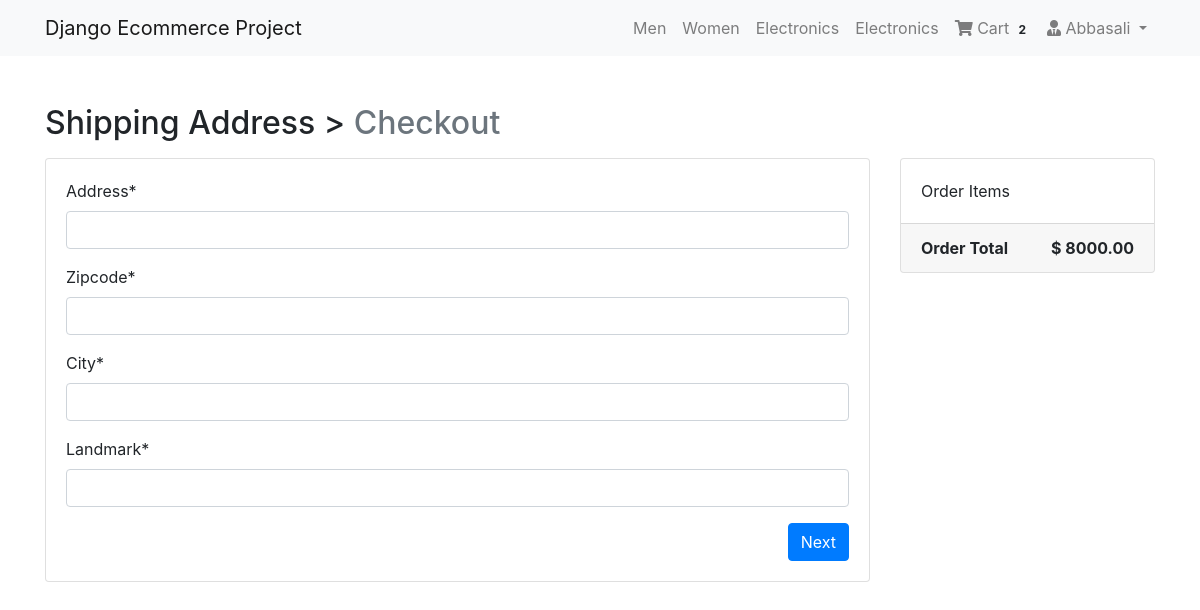
/checkout/ (signed in), run on an earlier commit of the app's database.
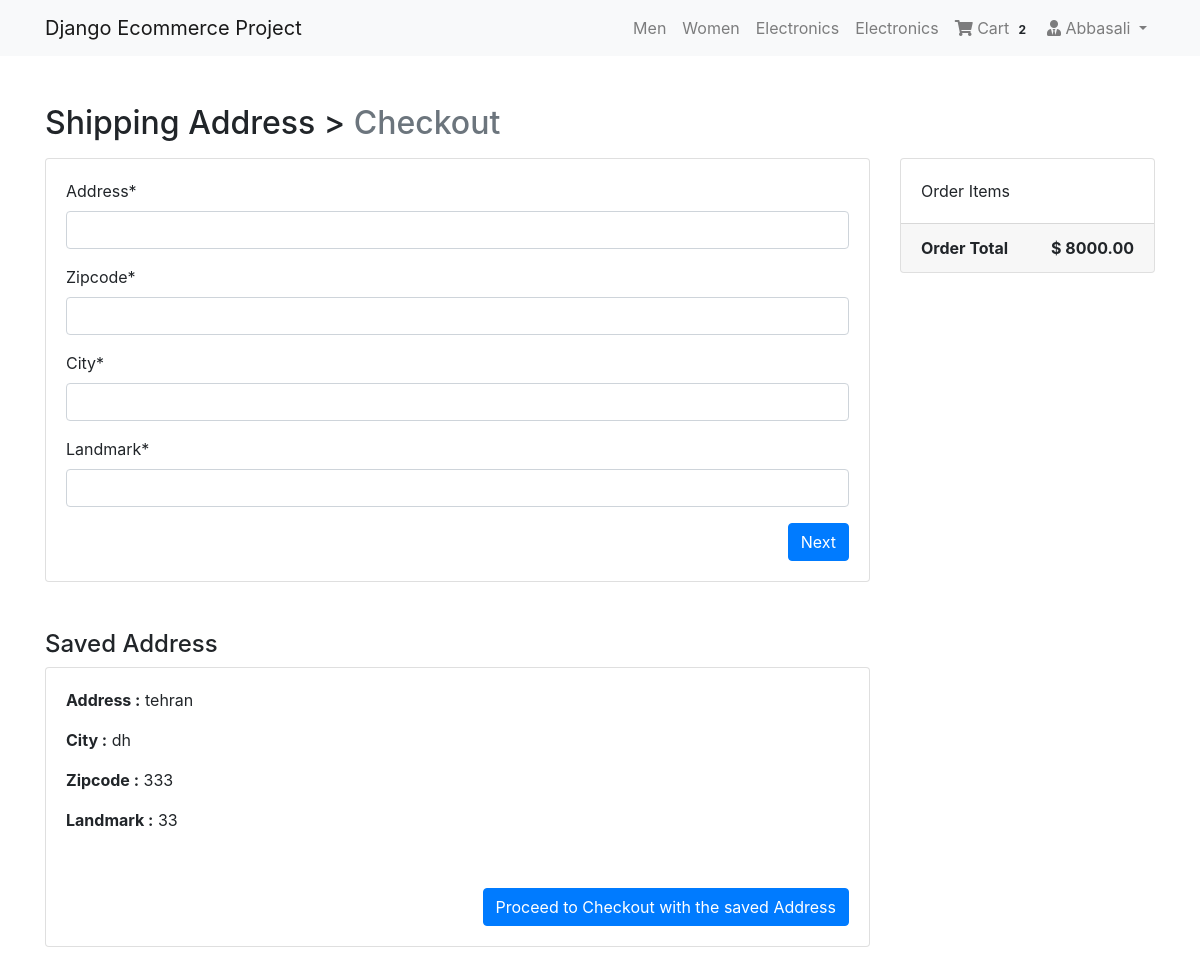
And on a later commit of the database.
### cart/models.py (models this page shows, shortened)
class Order(models.Model):
    orderitems  = models.ManyToManyField(Cart)
    user = models.ForeignKey(User, on_delete=models.CASCADE)
    ordered = models.BooleanField(default=False)
    created = models.DateTimeField(auto_now_add=True)
    def get_totals(self):
        total = 0
        for order_item in self.orderitems.all():
            total += order_item.get_total()
        return total

### checkout/models.py (models this page shows, shortened)
class BillingAddress(models.Model):
	user = models.ForeignKey(User, on_delete=models.CASCADE)
	address = models.CharField(max_length=100)
	zipcode = models.CharField(max_length=50)
	city = models.CharField(max_length=30)
	landmark = models.CharField(max_length=20)
	class Meta:
		verbose_name_plural = "Billing Addresses"

### checkout/views.py (the view, shortened to what this page needs)
# urls.py: path('checkout/', checkout, name="index"),
def checkout(request):
	form = BillingForm
	order_qs = Order.objects.filter(user= request.user, ordered=False)
	order_items = order_qs[0].orderitems.all()
	order_total = order_qs[0].get_totals()
	context = {"form": form, "order_items": order_items, "order_total": order_total}
	saved_address = BillingAddress.objects.filter(user = request.user)
	if saved_address.exists():
		savedAddress = saved_address.first()
		context = {"form": form, "order_items": order_items, "order_total": order_total, "savedAddress": savedAddress}
	return render(request, 'checkout/index.html', context)

### cart/models.py (called while the page is built)
    def get_total(self):
        total = self.item.price * self.quantity
        floattotal = float("{0:.2f}".format(total))
        return floattotal

### cart/templatetags/cart_tag.py (called while the page is built)
@register.filter
def cart_total(user):
    order = Order.objects.filter(user=user, ordered=False)
    if order.exists():
    	return order[0].orderitems.count()
    else:
    	return 0

### checkout/templates/checkout/index.html
{% extends 'products/base.html' %}
{% load crispy_forms_tags %}
{% block content %}
    <div class="container mt-5">
      <h2 class="mb-3">
        Shipping Address > <span class="text-muted">Checkout</span>
      </h2>
      <div class="row">
        <div class="col-md-9">
          <div class="card mb-5" style="height: auto">
            <div class="card-body">
              <form method="POST">
                {% csrf_token %} {{ form | crispy}}
                <button type="submit" class="btn btn-primary float-right">
                  Next
                </button>
              </form>
            </div>
          </div>
          {% if savedAddress %}
          <h4>Saved Address</h4>
          <div class="card mb-5" style="height: auto">
            <div class="card-body">
              <p><b>Address :</b> {{ savedAddress.address }}</p>
              <p><b>City :</b> {{ savedAddress.city }}</p>
              <p><b>Zipcode :</b> {{ savedAddress.zipcode }}</p>
              <p><b>Landmark :</b> {{ savedAddress.landmark }}</p>
            </div>
            <div class="card-body">
              <a
                href="{% url 'checkout:payment' %}"
                class="btn btn-primary float-right"
                >Proceed to Checkout with the saved Address</a
              >
            </div>
          </div>
          {% endif %}
        </div>
        <div class="col-md-3">
          <div class="card" style="height: auto">
            <div class="card-body">
              Order Items
            </div>
            <div class="card-footer">
              <span class="float-left"><b>Order Total</b></span>
              <span class="float-right"><b>$ {{ order_total | floatformat:2 }}</b></span>
            </div>
          </div>
        </div>
      </div>
    </div>
{% endblock %}

### products/templates/products/base.html (shortened to what this page needs)
{% load static %}
<!DOCTYPE html>
<html lang="en">
<head>
  <link rel="stylesheet" href="https://stackpath.bootstrapcdn.com/bootstrap/4.3.1/css/bootstrap.min.css">
  <link href="https://cdnjs.cloudflare.com/ajax/libs/font-awesome/5.10.2/css/all.css" rel="stylesheet">
  <link rel="stylesheet" href="{% static 'css/main.css' %}">
</head>
<body>
{% include 'products/navbar.html' %}
{% block content %}
{% endblock %}
</body>
</html>

### products/templates/products/navbar.html (shortened to what this page needs)
{% load cart_tag %}
<nav class="navbar navbar-expand-lg navbar-light bg-light">
  <div class="container">
  <a class="navbar-brand" href="/">Django Ecommerce Project</a>
  <div class="collapse navbar-collapse" id="navbarNav">
    <ul class="navbar-nav ml-auto">
      <li {% if request.path == 'contact' %}class="nav-item active"{% else %}class="nav-item"{% endif %}>
        <a class="nav-link" href="#">Men <span class="sr-only">(current)</span></a>
      </li>
      <li class="nav-item">
        <a class="nav-link" href="#">Women</a>
      </li>
      <li class="nav-item">
        <a class="nav-link" href="#">Electronics</a>
      </li>
       <li class="nav-item">
        <a class="nav-link" href="#">Electronics</a>
      </li>
      {% if request.user.is_authenticated %}
      <li class="nav-item">
        <a class="nav-link" href="{% url 'mainapp:cart-home' %}">
          <i class="fa fa-shopping-cart"></i> Cart
          <span class="badge badge-light">{{ request.user| cart_total }}</span>
        </a>
      </li>
      <li class="nav-item dropdown">
        <a class="nav-link dropdown-toggle" href="#" id="navbarDropdown" role="button" data-toggle="dropdown" aria-haspopup="true" aria-expanded="false">
          <i class="fas fa-user-tie"></i> {{ request.user.username }}
        </a>
      </li>
      {% else %}
       <li class="nav-item">
        <a  class="btn btn-primary" href="/accounts/login/">Login / Register</a>
      </li>
      {% endif %}
    </ul>
  </div>
  </div>
</nav>

### products/templates/products/base.html (style rules this page uses)
.card { height: 350px; }

What changed in the data, as far as the page shows it:
added BillingAddress: address "tehran", city "dh", zipcode "333", landmark "33"
Also different on the page:
text now shown: "Saved Address Address : City : Zipcode : Landmark : Proceed to Checkout with the saved Address"
